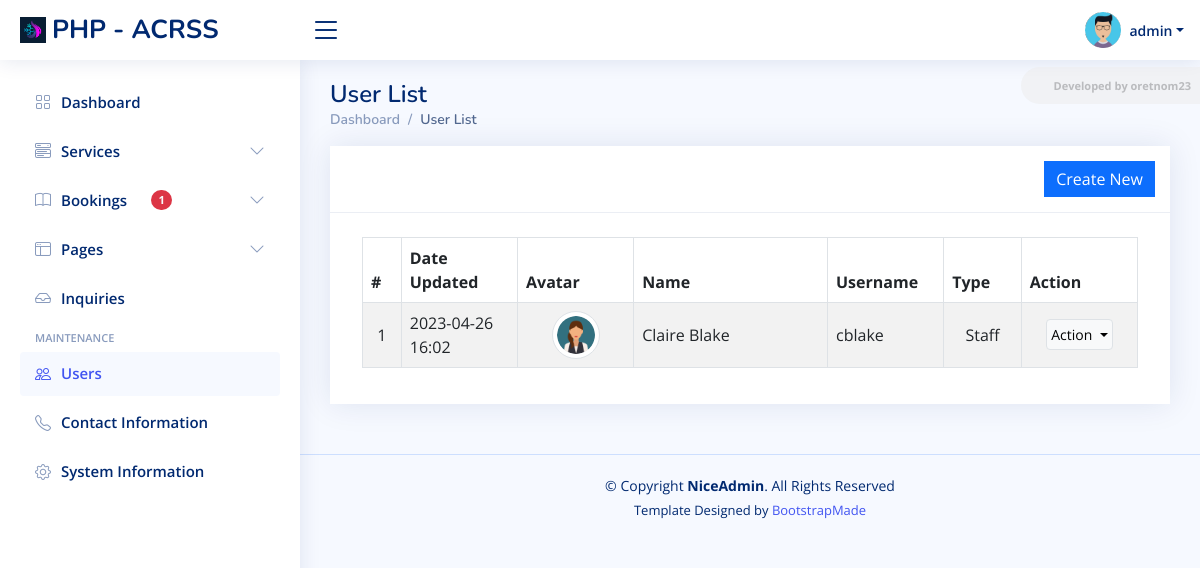
Page /admin?page=user/list (signed in) on the committed database.
### tables this page shows
CREATE TABLE `users` (
  `id` int(50) NOT NULL,
  `firstname` varchar(250) NOT NULL,
  `middlename` text DEFAULT NULL,
  `lastname` varchar(250) NOT NULL,
  `username` text NOT NULL,
  `password` text NOT NULL,
  `avatar` text DEFAULT NULL,
  `last_login` datetime DEFAULT NULL,
  `type` tinyint(1) NOT NULL DEFAULT 0,
  `date_added` datetime NOT NULL DEFAULT current_timestamp(),
  `date_updated` datetime DEFAULT current_timestamp() ON UPDATE current_timestamp()
);

### classes/DBConnection.php (called while the page is built, shortened)
<?php
class DBConnection{
    private $host = 'localhost';
    private $username = 'root';
    private $password = 'root';
    private $database = 'acrss_db';
    public $conn;
    public function __construct(){
        if (!isset($this->conn)) {
            $this->conn = new mysqli($this->host, $this->username, $this->password, $this->database);
        }
    }
}
?>

### classes/SystemSettings.php (called while the page is built, shortened)
<?php
class SystemSettings extends DBConnection{
	function userdata($field = ''){
		if(!empty($field)){
			if(isset($_SESSION['userdata'][$field]))
				return $_SESSION['userdata'][$field];
			else
				return null;
		}else{
			return false;
		}
	}
}
$_settings = new SystemSettings();
?>

### config.php (called while the page is built, shortened)
<?php
require_once('classes/DBConnection.php');
require_once('classes/SystemSettings.php');
function validate_image($file){
    global $_settings;
	if(!empty($file)){
        $ex = explode("?",$file);
        $file = $ex[0];
        $ts = isset($ex[1]) ? "?".$ex[1] : '';
		if(is_file(base_app.$file)){
			return base_url.$file.$ts;
		}else{
			return base_url.($_settings->info('logo'));
		}
	}else{
		return base_url.($_settings->info('logo'));
	}
}
?>

### admin/user/list.php (the view, shortened to what this page needs)
<div class="card card-outline rounded-0 card-navy">
	<div class="card-header">
		<div class="card-tools d-flex justify-content-end">
			<a href="<?= base_url ?>admin/?page=user/manage_user" id="create_new" class="btn btn-flat btn-primary bg-gradient-teal border-0 rounded-0"><span class="fas fa-plus"></span>  Create New</a>
		</div>
	</div>
	<div class="card-body pt-4">
        <div class="container-fluid">
			<table class="table table-hover table-striped table-bordered" id="list">
				<colgroup>
					<col width="5%">
					<col width="15%">
					<col width="15%">
					<col width="25%">
					<col width="15%">
					<col width="10%">
					<col width="15%">
				</colgroup>
				<thead>
					<tr>
						<th>#</th>
						<th>Date Updated</th>
						<th>Avatar</th>
						<th>Name</th>
						<th>Username</th>
						<th>Type</th>
						<th>Action</th>
					</tr>
				</thead>
				<tbody>
					<?php
					$i = 1;
						$qry = $conn->query("SELECT *, concat(firstname,' ', coalesce(concat(middlename,' '), '') , lastname) as `name` from `users` where id != '{$_settings->userdata('id')}' order by concat(firstname,' ', lastname) asc ");
						while($row = $qry->fetch_assoc()):
					?>
						<tr>
							<td class="text-center"><?php echo $i++; ?></td>
							<td><?php echo date("Y-m-d H:i",strtotime($row['date_updated'])) ?></td>
							<td class="text-center">
                                <img src="<?= validate_image($row['avatar']) ?>" alt="" class="img-thumbnail rounded-circle user-avatar">
                            </td>
							<td><?php echo $row['name'] ?></td>
							<td><?php echo $row['username'] ?></td>
							<td class="text-center">
                                <?php if($row['type'] == 1): ?>
                                    Administrator
                                <?php elseif($row['type'] == 2): ?>
                                    Staff
                                <?php else: ?>
									N/A
                                <?php endif; ?>
                            </td>
							<td align="center">
								<div class="dropdown">
									<button type="button" class="btn btn-flat p-1 btn-light btn-sm dropdown-toggle dropdown-icon border" data-bs-toggle="dropdown">
										Action
									</button>
								</div>
							</td>
						</tr>
					<?php endwhile; ?>
				</tbody>
			</table>
		</div>
	</div>
</div>

### assets/css/style.css (style rules this page uses)
:root { scroll-behavior: smooth; }
body { font-family: "Open Sans", sans-serif; background: #f6f9ff; color: #444444; }
a { color: #4154f1; text-decoration: none; }
.card { margin-bottom: 30px; border: none; border-radius: 5px; box-shadow: 0px 0 30px rgba(1, 41, 112, 0.1); }
.card-header, .card-footer { border-color: #ebeef4; background-color: #fff; color: #798eb3; padding: 15px; }
.card-body { padding: 0 20px 20px 20px; }

### admin/user/list.php (style rules this page uses)
.user-avatar { width:3rem; height:3rem; object-fit:scale-down; object-position:center center; }
#list td { vertical-align: middle; }

### rows in the picture
users: date_updated "2023-04-26 16:02", avatar (picture), name "Claire Blake", username "cblake", type "Staff"

### other values in the picture
$_settings->info('short_name') "PHP - ACRSS"
$_settings->userdata('username') "admin"
format_num($pbook) "1"
str_replace(['_', '/'], ' ', ($pageSplit[1] ?? $page)) "User List"
